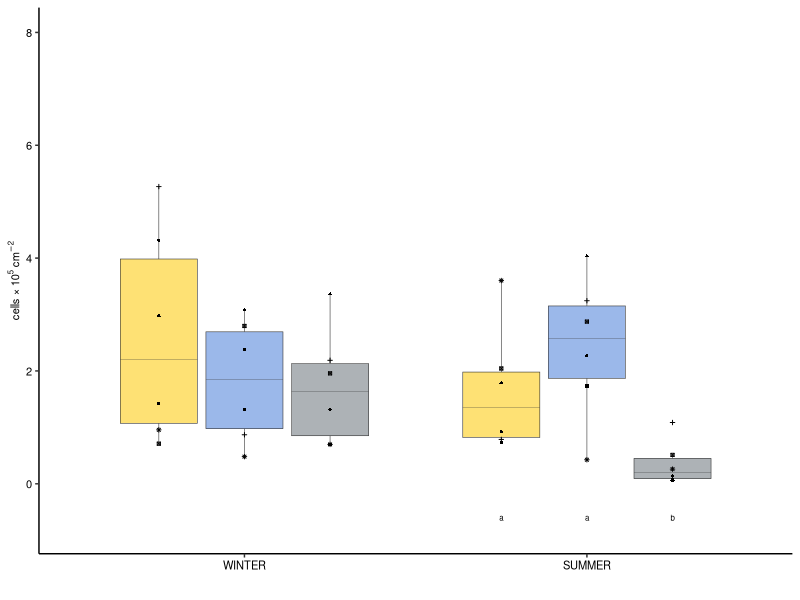
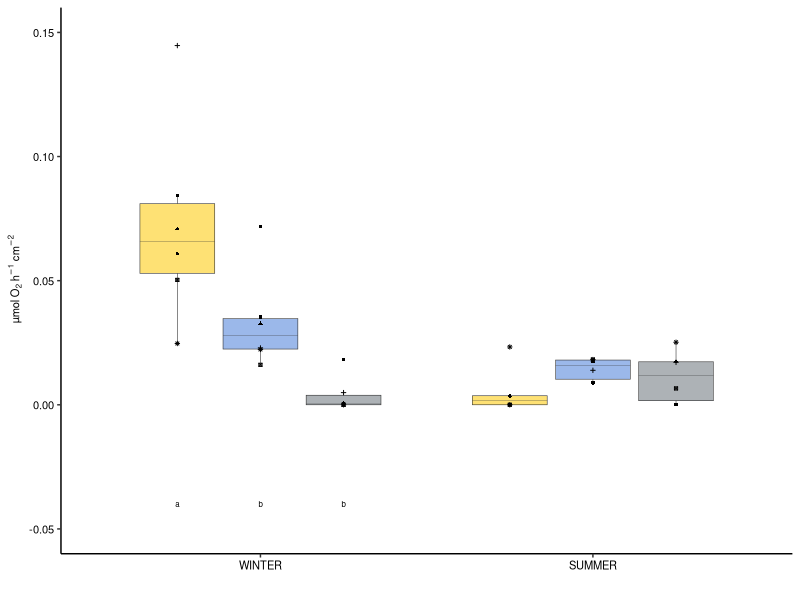
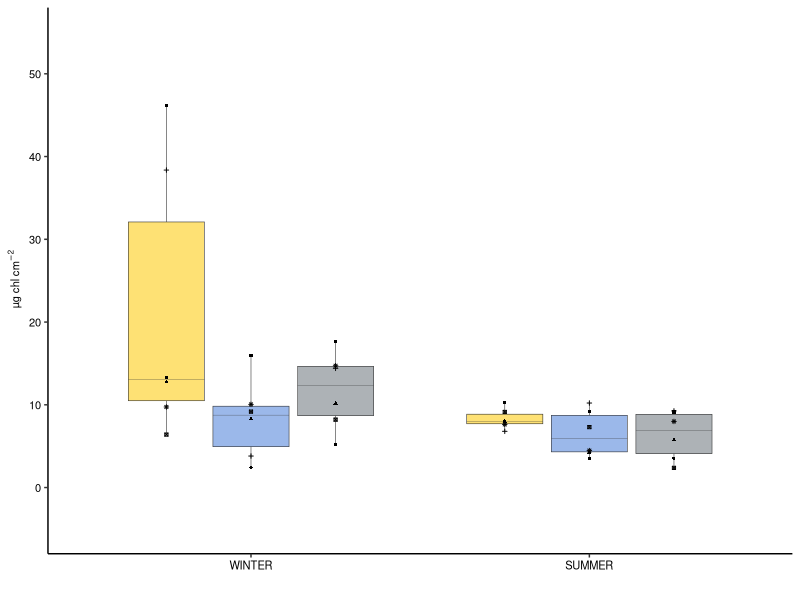
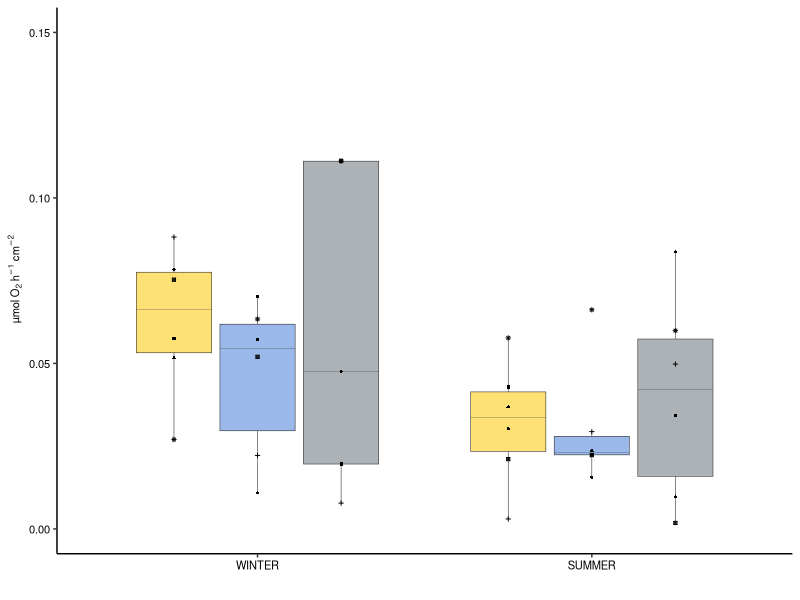
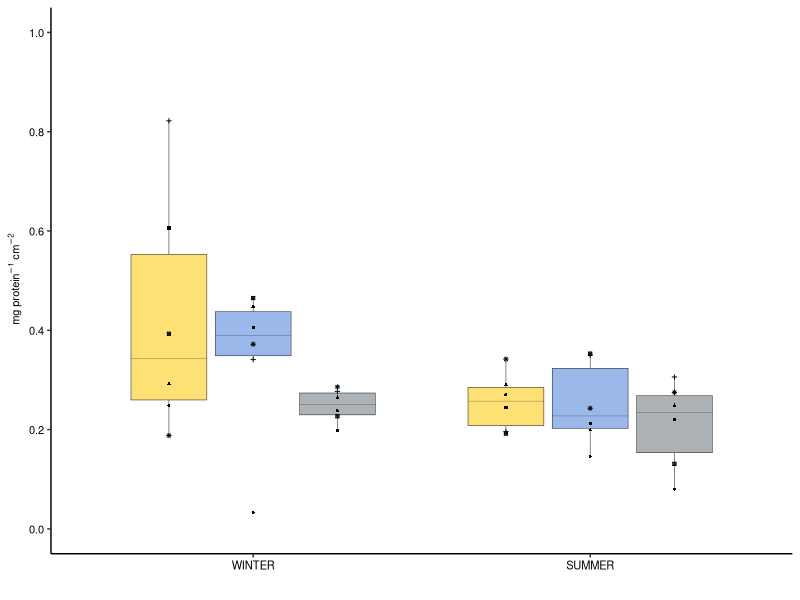
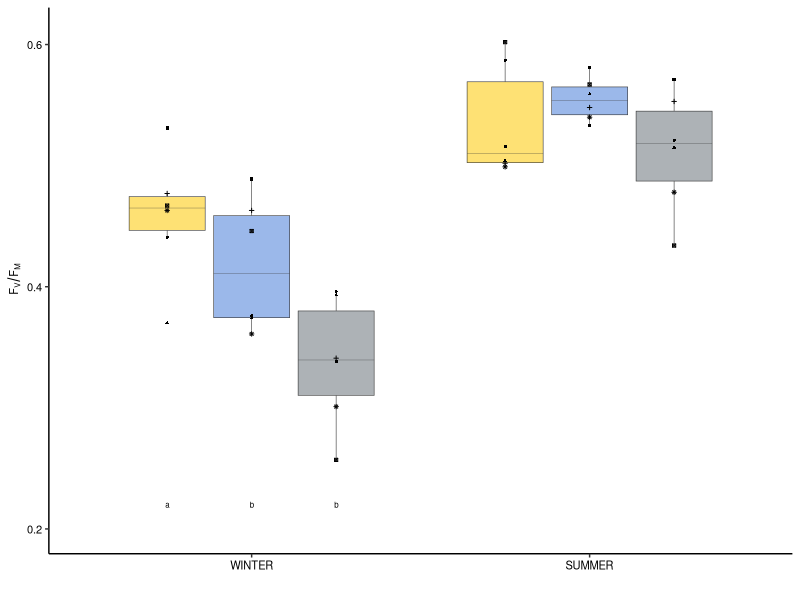
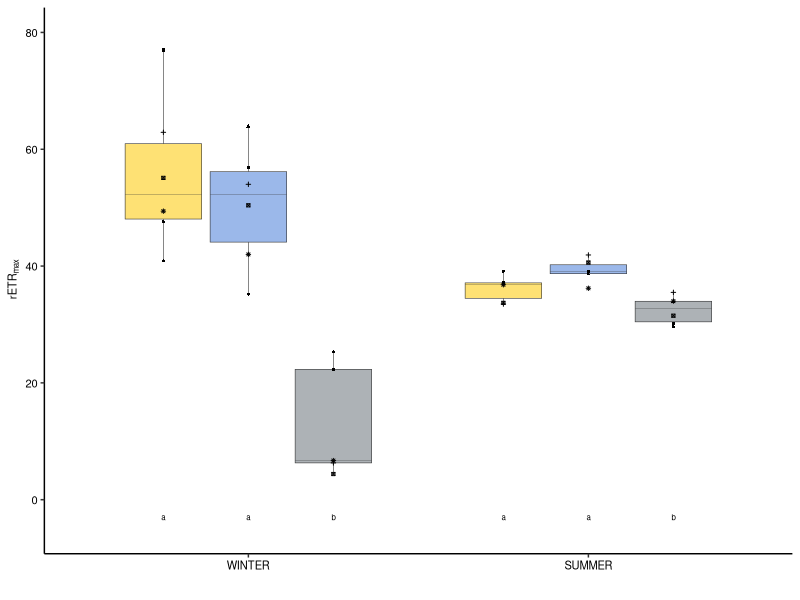
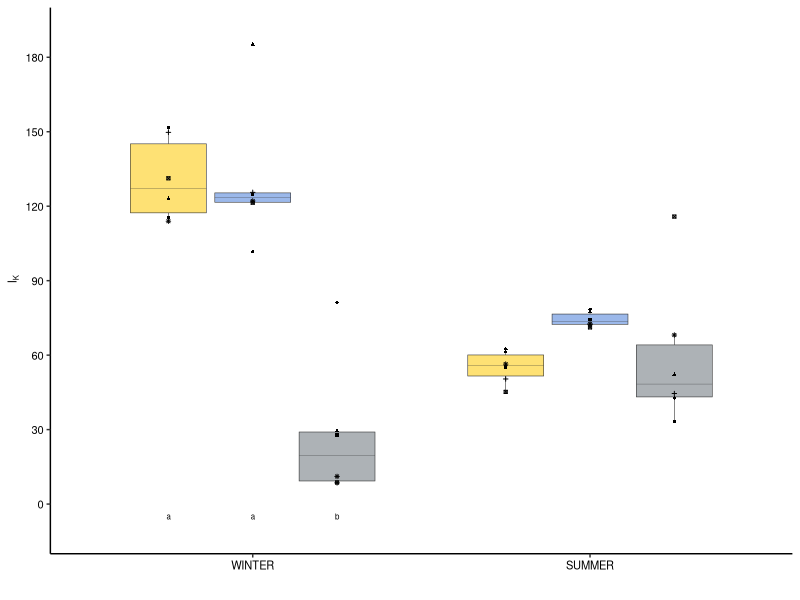

The R script that drew these images, in order:
## ---- chunk 1
# load packages
library(ggplot2)
library(ggsci)
library(cowplot)

rd_a <- read.csv("acropora_rawdata_clean.csv")
str(rd_a)
View(rd_a)
colnames(rd_a)

# x axis label names
mynames <- c("WINTER", "SUMMER")
## ---- chunk 2
# cellscm plot
a_cellcm <- ggplot(rd_a, aes(day, cellcm, fill = treatment))+
geom_boxplot(outlier.shape = "", fatten = 0.5, alpha = 0.7, lwd = 0.2, key_glyph = rectangle_key_glyph(fill = fill, colour = "black", padding = margin(2, 2, 2, 2)))+
  geom_point(position = position_dodge(width = 0.75), aes(group=treatment, shape=geno), size = 0.75)+
  scale_x_discrete(labels = mynames)+
 theme_classic()+
  theme(title = element_text(face = "bold"), axis.text.x =element_text(size = 8, colour = "black"), axis.text.y =element_text(size = 8, colour = "black"), axis.title.y = element_text(size = 8, colour = "black"), legend.position = c(0.85, 0.9), legend.title = element_blank(), legend.key.size = unit(6, "mm"))+
  scale_fill_simpsons(labels = c("T0", "T-1", "T-3"))+
  scale_y_continuous(limits = c(-0.8, 8), breaks = seq(0,8,2))+
  labs(x="", y=expression(cells  ~'×'~10^{5} ~cm^{-2} ))+
  guides(shape = FALSE, fill = FALSE) +
  annotate("text", x = c(1.75, 2, 2.25), y = c(-0.6,-0.6,-0.6), label = c("a", "a", "b"), size = 2)
  
a_cellcm
## ---- chunk 3
# net photosynthesis cm plot
a_pscm <- ggplot(rd_a, aes(day, pscm, fill = treatment))+
geom_boxplot(outlier.shape = "", fatten = 0.5, alpha = 0.7, lwd = 0.2)+
geom_point(position = position_dodge(width = 0.75), aes(group=treatment, shape=geno), size = 0.75)+
  scale_x_discrete(labels = mynames)+
 theme_classic()+
  theme(axis.text.x =element_text(size = 8, colour = "black"), axis.text.y =element_text(size = 8, colour = "black"), axis.title.y = element_text(size = 8, colour = "black"), legend.position = c(0.85, 0.9), legend.title = element_blank(), legend.key.size = unit(6, "mm"))+
  scale_fill_simpsons()+
  scale_y_continuous(limits = c(-0.05, 0.15), breaks = seq(-0.05,0.15, 0.05))+
  labs(x="", y=expression(~µmol ~O[2] ~h^{-1} ~cm^{-2}))+
  guides(shape = FALSE, fill = FALSE)+
  annotate("text", x = c(0.75, 1, 1.25), y = c(-0.04,-0.04,-0.04), label = c("a", "b", "b"), size = 2)

a_pscm
## ---- chunk 4
# chlcm plot
a_chlcm <- ggplot(rd_a, aes(day,chlcm, fill = treatment))+
geom_boxplot(outlier.shape = "", fatten = 0.5, alpha = 0.7, lwd = 0.2)+
geom_point(position = position_dodge(width = 0.75), aes(group=treatment, shape=geno), size = 0.75)+
  scale_x_discrete(labels = mynames)+
 theme_classic()+
  theme(axis.text.x =element_text(size = 8, colour = "black"), axis.text.y =element_text(size = 8, colour = "black"), axis.title.y = element_text(size = 8, colour = "black"), legend.position = c(0.85, 0.9), legend.title = element_blank(), legend.key.size = unit(6, "mm"))+
 scale_fill_simpsons()+
  scale_y_continuous(limits = c(-5, 55), breaks = seq(0,60,10))+
 labs(x="", y=expression(~µg ~chl ~cm^{-2}))+
   guides(shape = FALSE, fill = FALSE)

a_chlcm
## ---- chunk 5
# remove one outlier from t2m6, row 14
rcm_rd_a =  rd_a[-c(14), ]

# respiration cm plot
a_rcm <- ggplot(rcm_rd_a, aes(day, rcm, fill = treatment))+
 geom_boxplot(outlier.shape = "", fatten = 0.5, alpha = 0.7, lwd = 0.2)+
geom_point(position = position_dodge(width = 0.75), aes(group=treatment, shape=geno), size = 0.75)+
  scale_x_discrete(labels = mynames)+
 theme_classic()+
  theme(axis.text.x =element_text(size = 8, colour = "black"), axis.text.y =element_text(size = 8, colour = "black"), axis.title.y = element_text(size = 8, colour = "black"), legend.position = c(0.85, 0.9), legend.title = element_blank(), legend.key.size = unit(6, "mm"))+
  scale_fill_simpsons()+
  scale_y_continuous(limits = c(0, 0.15), breaks = seq(0, 0.15, 0.05))+
 labs(x="", y=expression(~µmol ~O[2] ~h^{-1} ~cm^{-2}))+
  guides(shape = FALSE, fill = FALSE)

a_rcm
## ---- chunk 6
# total protein cm plot
a_tpcm <- ggplot(rd_a, aes(day, tpcm, fill = treatment))+
 geom_boxplot(outlier.shape = "", fatten = 0.5, alpha = 0.7, lwd = 0.2)+
geom_point(position = position_dodge(width = 0.75), aes(group=treatment, shape=geno), size = 0.75)+
  scale_x_discrete(labels = mynames)+
 theme_classic()+
  theme(axis.text.x =element_text(size = 8, colour = "black"), axis.text.y =element_text(size = 8, colour = "black"), axis.title.y = element_text(size = 8, colour = "black"), legend.position = c(0.85, 0.9), legend.title = element_blank(), legend.key.size = unit(6, "mm"))+
  scale_fill_simpsons()+
  scale_y_continuous(limits = c(0, 1), breaks = seq(0,1,0.2))+
  labs(x="", y=expression(~mg ~protein^{-1} ~cm^{-2}))+
  guides(shape = FALSE, fill = FALSE)

a_tpcm
## ---- chunk 7
# fvfm plot
a_fvfm <- ggplot(rd_a, aes(day, fvfm, fill = treatment))+
geom_boxplot(outlier.shape = "", fatten = 0.5, alpha = 0.7, lwd = 0.2)+
geom_point(position = position_dodge(width = 0.75), aes(group=treatment, shape=geno), size = 0.75)+
  scale_x_discrete(labels = mynames)+
 theme_classic()+
  theme(axis.text.x =element_text(size = 8, colour = "black"), axis.text.y =element_text(size = 8, colour = "black"), axis.title.y = element_text(size = 8, colour = "black"), legend.position = c(0.85, 0.9), legend.title = element_blank(), legend.key.size = unit(6, "mm"))+
 scale_fill_simpsons()+
  scale_y_continuous(limits = c(0.2, 0.61), breaks = seq(0.2,0.6,0.2))+
 labs(x="", y=expression(~F[V]/F[M]))+
   guides(shape = FALSE, fill = FALSE)+
  annotate("text", x = c(0.75, 1, 1.25), y = c(0.22,0.22, 0.22), label = c("a", "b", "b"), size = 2)

a_fvfm
## ---- chunk 8
# remove the one anomaly from t2min6, row 13
etr_rd_a =  rd_a[-c(13), ]

# etr plot
a_etr <- ggplot(etr_rd_a, aes(day, etr, fill = treatment))+
geom_boxplot(outlier.shape = "", fatten = 0.5, alpha = 0.7, lwd = 0.2)+
geom_point(position = position_dodge(width = 0.75), aes(group=treatment, shape=geno), size = 0.75)+
  scale_x_discrete(labels = mynames)+
 theme_classic()+
  theme(axis.text.x =element_text(size = 8, colour = "black"), axis.text.y =element_text(size = 8, colour = "black"), axis.title.y = element_text(size = 8, colour = "black"), legend.position = c(0.85, 0.9), legend.title = element_blank(), legend.key.size = unit(6, "mm"))+
 scale_fill_simpsons()+
  scale_y_continuous(limits = c(-5, 80), breaks = seq(0,80,20))+
 labs(x="", y=expression(~rETR[max]))+
   guides(shape = FALSE, fill = FALSE)+
  annotate("text", x = c(0.75, 1, 1.25, 1.75, 2, 2.25), y = c(-3,-3,-3,-3,-3,-3), label = c("a", "a", "b", "a", "a", "b"), size = 2)

a_etr
## ---- chunk 9
# ik plot
a_ik <- ggplot(rd_a, aes(day, ik, fill = treatment))+
geom_boxplot(outlier.shape = "", fatten = 0.5, alpha = 0.7, lwd = 0.2)+
geom_point(position = position_dodge(width = 0.75), aes(group=treatment, shape=geno), size = 0.75)+
  scale_x_discrete(labels = mynames)+
 theme_classic()+
  theme(axis.text.x =element_text(size = 8, colour = "black"), axis.text.y =element_text(size = 8, colour = "black"), axis.title.y = element_text(size = 8, colour = "black"), legend.position = c(0.85, 0.9), legend.title = element_blank(), legend.key.size = unit(6, "mm"))+
 scale_fill_simpsons()+
  scale_y_continuous(limits = c(-10, 190), breaks = seq(0,190,30))+
 labs(x="", y=expression(~I[K]))+
   guides(shape = FALSE, fill = FALSE)+
  annotate("text", x = c(0.75, 1, 1.25), y = c(-5,-5,-5), label = c("a", "a", "b"), size = 2)

a_ik
## ---- chunk 10
# alpha plot
a_alpha <- ggplot(rd_a, aes(day, alpha, fill = treatment))+
geom_boxplot(outlier.shape = "", fatten = 0.5, alpha = 0.7, lwd = 0.2)+
geom_point(position = position_dodge(width = 0.75), aes(group=treatment, shape=geno), size = 0.75)+
  scale_x_discrete(labels = mynames)+
 theme_classic()+
  theme(axis.text.x =element_text(size = 8, colour = "black"), axis.text.y =element_text(size = 8, colour = "black"), axis.title.y = element_text(size = 8, colour = "black"), legend.position = c(0.85, 0.9), legend.title = element_blank(), legend.key.size = unit(6, "mm"))+
 scale_fill_simpsons()+
  scale_y_continuous(limits = c(0.25, 0.92), breaks = seq(0.3,0.9,0.2))+
 labs(x="", y=expression(alpha))+
   guides(shape = FALSE, fill = FALSE)+
  annotate("text", x = c(0.75, 1, 1.25), y = c(0.27,0.27,0.27), label = c("a", "a", "b"), size = 2)

a_alpha
